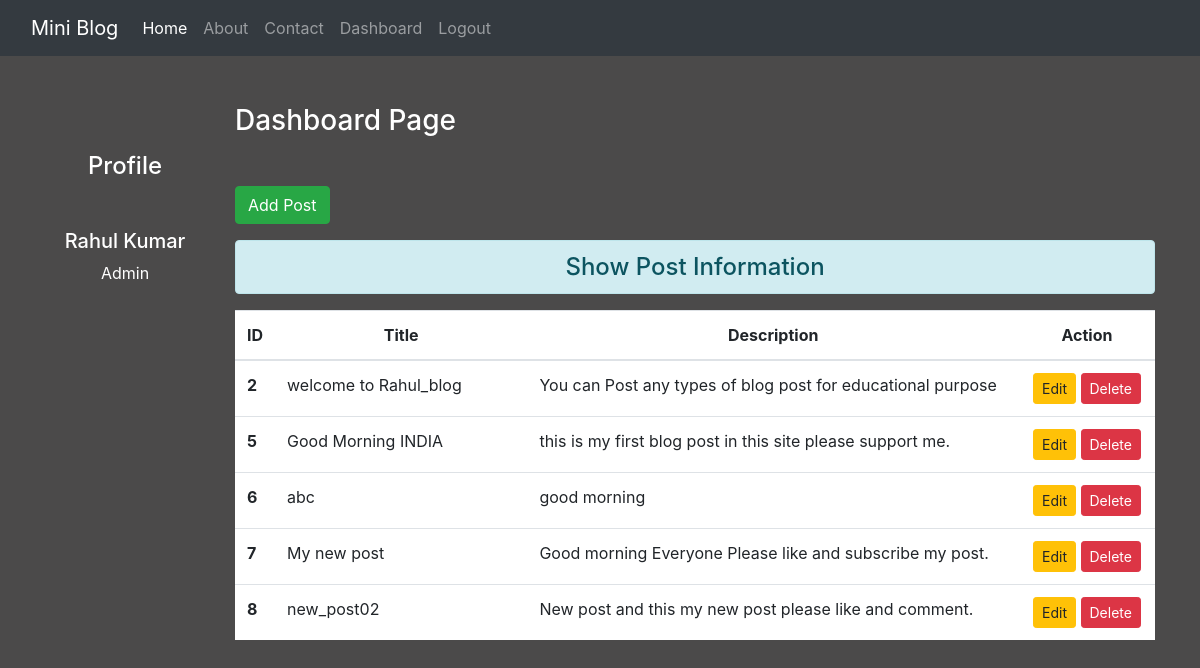
The page /dashboard/ (signed in) on the database its author committed.
### blog/models.py (models this page shows)
class Post(models.Model):
 title = models.CharField(max_length=150)
 desc = models.TextField()

### blog/views.py (the view)
# urls.py: path('dashboard/', views.dashboard, name='dashboard'),
def dashboard(request):
 if request.user.is_authenticated:
  posts = Post.objects.all()
  user = request.user
  full_name = user.get_full_name()
  gps = user.groups.all()
  return render(request, 'blog/dashboard.html', {'posts':posts, 'full_name':full_name, 'groups':gps})
 else:
  return HttpResponseRedirect('/login/')

### blog/templates/blog/dashboard.html (shortened to what this page needs)
{% extends 'blog/base.html' %}
{% load static %}
{% block side %}
<div class="col-sm-2 text-white my-5 text-center">
  <h4 class="my-5">Profile</h4>
  <h5>{{full_name}}</h5>
  {% for group in groups %}
    <p>{{group.name}}</p>
  {% endfor %}
</div>
{% endblock side %}
{% block content %}
<div class="col-sm-10">
 <h3 class="text-white my-5">Dashboard Page</h3>
 <a href="{% url 'addpost' %}" class="btn btn-success">Add Post</a>
 <h4 class="text-center alert alert-info mt-3">Show Post Information</h4>
  {% if posts %}
   <table class="table table-hover bg-white">
     <thead>
       <tr class="text-center">
         <th scope="col" style="width:2%">ID</th>
         <th scope="col" style="width:28%">Title</th>
         <th scope="col" style="width:55%">Description</th>
         <th scope="col" style="width:15%">Action</th>
       </tr>
     </thead>
     <tbody>
      {% for post in posts %}
       <tr>
         <th scope="row">{{post.id}}</th>
         <td>{{post.title}}</td>
         <td>{{post.desc}}</td>
         <td class="text-center">
          <a href="{% url 'updatepost' post.id %}" class="btn btn-warning btn-sm">Edit</a>
          {% if perms.blog.delete_post %}
          <form action="{% url 'deletepost' post.id %}" method="post" class="d-inline"> {% csrf_token %}
          <input type="submit" class="btn btn-danger btn-sm" value="Delete">
         </form>
         {% endif %}
         </td>
       </tr>
      {% endfor %}
     </tbody>
   </table>
  {% else %}
   <h4 class="text-center alert alert-warning">No Records</h4>
  {% endif %}
</div>
{% endblock content %}

### blog/templates/blog/base.html (shortened to what this page needs)
<!DOCTYPE html>
{% load static %}
<html lang="en">
<head>
 <link rel="stylesheet" href="{% static 'blog/css/bootstrap.css' %}">
 <link rel="stylesheet" href="{% static 'blog/css/style.css' %}">
</head>
<body>
 <div class="container-fluid bg-dark">
  {% include 'blog/navbar.html' %}
 </div>
 <div class="container">
  <div class="row">
   {% block side %}
   {% endblock side %}
   {% block content %}
   {% endblock content %}
  </div>
 </div>
</body>
</html>

### blog/templates/blog/navbar.html (shortened to what this page needs)
<nav class="navbar navbar-expand-lg navbar-dark bg-dark">
  <a class="navbar-brand" href="#">Mini Blog</a>
  <div class="collapse navbar-collapse" id="navbarNav">
    <ul class="navbar-nav">
      <li class="nav-item active">
        <a class="nav-link" href="/">Home <span class="sr-only">(current)</span></a>
      </li>
      <li class="nav-item">
        <a class="nav-link" href="{% url 'about' %}">About</a>
      </li>
      <li class="nav-item">
        <a class="nav-link" href="{% url 'contact' %}">Contact</a>
      </li>
      {% if request.user.is_authenticated %}
      <li class="nav-item">
        <a class="nav-link" href="{% url 'dashboard' %}">Dashboard</a>
      </li>
      <li class="nav-item">
        <a class="nav-link" href="{% url 'logout' %}">Logout</a>
      </li>
      {% endif %}
    </ul>
  </div>
</nav>

### blog/static/blog/css/style.css (style rules this page uses)
body { background-color: rgb(75, 74, 74); color: antiquewhite; }

### rows shown on the page
Post: id "2", title "welcome to Rahul_blog", desc "You can Post any types of blog post for educational purpose"
Post: id "5", title "Good Morning INDIA", desc "this is my first blog post in this site please support me."
Post: id "6", title "abc", desc "good morning"
Post: id "7", title "My new post", desc "Good morning Everyone Please like and subscribe my post."
Post: id "8", title "new_post02", desc "New post and this my new post please like and comment."

### other values the page prints
{{ full_name }} "Rahul Kumar"
{{ group.name }} "Admin"
